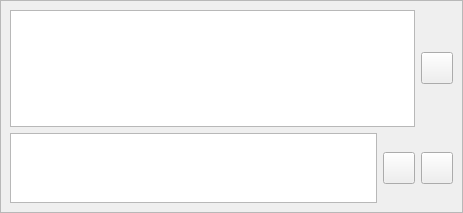
<?xml version="1.0" encoding="UTF-8"?>
<ui version="4.0">
 <class>InstMsgWidgetClass</class>
 <widget class="QWidget" name="InstMsgWidgetClass">
  <property name="geometry">
   <rect>
    <x>0</x>
    <y>0</y>
    <width>463</width>
    <height>213</height>
   </rect>
  </property>
  <property name="sizePolicy">
   <sizepolicy hsizetype="Expanding" vsizetype="Expanding">
    <horstretch>0</horstretch>
    <verstretch>0</verstretch>
   </sizepolicy>
  </property>
  <property name="minimumSize">
   <size>
    <width>0</width>
    <height>0</height>
   </size>
  </property>
  <property name="maximumSize">
   <size>
    <width>16777215</width>
    <height>16777215</height>
   </size>
  </property>
  <property name="windowTitle">
   <string>Form</string>
  </property>
  <property name="styleSheet">
   <string notr="true"/>
  </property>
  <layout class="QGridLayout" name="gridLayout">
   <property name="leftMargin">
    <number>0</number>
   </property>
   <property name="topMargin">
    <number>0</number>
   </property>
   <property name="rightMargin">
    <number>0</number>
   </property>
   <property name="bottomMargin">
    <number>0</number>
   </property>
   <property name="spacing">
    <number>0</number>
   </property>
   <item row="0" column="0">
    <widget class="QFrame" name="m_MainFrame">
     <property name="frameShape">
      <enum>QFrame::StyledPanel</enum>
     </property>
     <property name="frameShadow">
      <enum>QFrame::Raised</enum>
     </property>
     <layout class="QVBoxLayout" name="verticalLayout">
      <item>
       <layout class="QHBoxLayout" name="horizontalLayout_2">
        <item>
         <widget class="QListWidget" name="m_MsgListWidget"/>
        </item>
        <item>
         <widget class="VxPushButton" name="m_ClearHistoryButton">
          <property name="sizePolicy">
           <sizepolicy hsizetype="Fixed" vsizetype="Fixed">
            <horstretch>0</horstretch>
            <verstretch>0</verstretch>
           </sizepolicy>
          </property>
          <property name="minimumSize">
           <size>
            <width>32</width>
            <height>32</height>
           </size>
          </property>
          <property name="maximumSize">
           <size>
            <width>32</width>
            <height>32</height>
           </size>
          </property>
          <property name="text">
           <string/>
          </property>
          <property name="iconSize">
           <size>
            <width>32</width>
            <height>32</height>
           </size>
          </property>
         </widget>
        </item>
       </layout>
      </item>
      <item>
       <layout class="QHBoxLayout" name="horizontalLayout">
        <item>
         <widget class="QPlainTextEdit" name="m_ChatTextEdit">
          <property name="sizePolicy">
           <sizepolicy hsizetype="Expanding" vsizetype="Preferred">
            <horstretch>0</horstretch>
            <verstretch>0</verstretch>
           </sizepolicy>
          </property>
         </widget>
        </item>
        <item>
         <widget class="VxPushButton" name="m_CancelTextButton">
          <property name="sizePolicy">
           <sizepolicy hsizetype="Fixed" vsizetype="Fixed">
            <horstretch>0</horstretch>
            <verstretch>0</verstretch>
           </sizepolicy>
          </property>
          <property name="minimumSize">
           <size>
            <width>32</width>
            <height>32</height>
           </size>
          </property>
          <property name="maximumSize">
           <size>
            <width>32</width>
            <height>32</height>
           </size>
          </property>
          <property name="text">
           <string/>
          </property>
          <property name="iconSize">
           <size>
            <width>32</width>
            <height>32</height>
           </size>
          </property>
         </widget>
        </item>
        <item>
         <widget class="VxPushButton" name="m_SendTextButton">
          <property name="sizePolicy">
           <sizepolicy hsizetype="Fixed" vsizetype="Fixed">
            <horstretch>0</horstretch>
            <verstretch>0</verstretch>
           </sizepolicy>
          </property>
          <property name="minimumSize">
           <size>
            <width>32</width>
            <height>32</height>
           </size>
          </property>
          <property name="maximumSize">
           <size>
            <width>32</width>
            <height>32</height>
           </size>
          </property>
          <property name="text">
           <string/>
          </property>
          <property name="iconSize">
           <size>
            <width>32</width>
            <height>32</height>
           </size>
          </property>
         </widget>
        </item>
       </layout>
      </item>
     </layout>
    </widget>
   </item>
  </layout>
 </widget>
 <customwidgets>
  <customwidget>
   <class>VxPushButton</class>
   <extends>QPushButton</extends>
   <header>VxPushButton.h</header>
  </customwidget>
 </customwidgets>
 <resources/>
 <connections/>
</ui>
